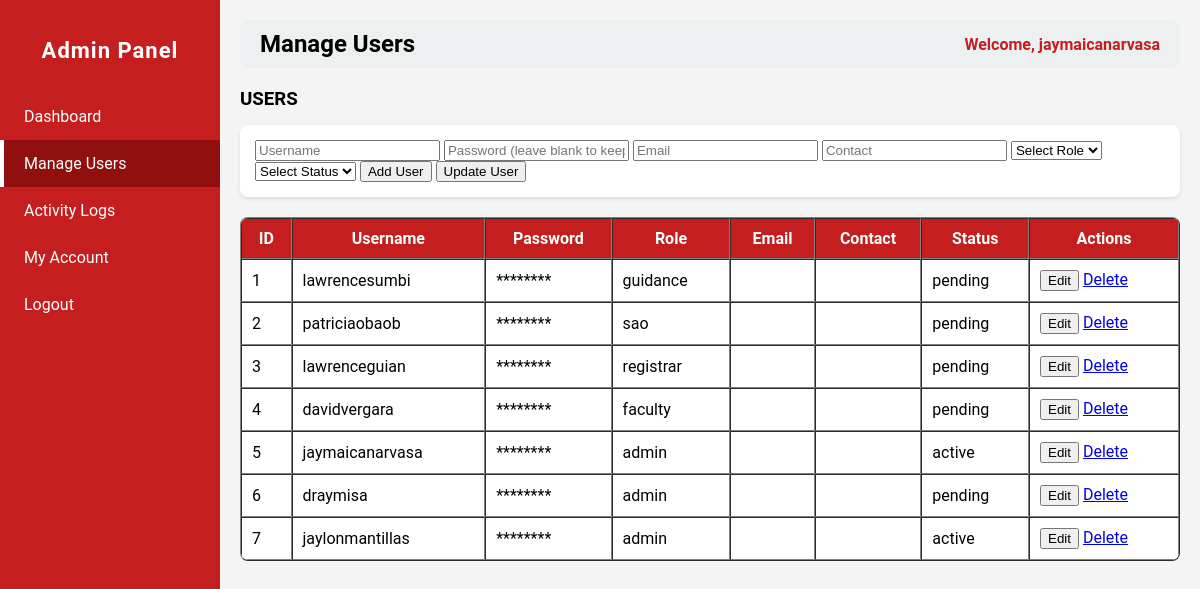
Page /admin.php?page=manage_users (signed in) on the committed database.
### tables this page shows
CREATE TABLE `users` (
  `id` int(11) NOT NULL,
  `username` varchar(50) NOT NULL,
  `password` varchar(255) NOT NULL,
  `role` varchar(50) NOT NULL,
  `email` varchar(255) NOT NULL,
  `contact` varchar(50) NOT NULL,
  `status` varchar(50) NOT NULL,
  `img` varchar(255) NOT NULL
);

### admin_pages/manage_users.php (the view, shortened to what this page needs)
<?php
$host = "localhost";
$dbname = "studisciplink";
$user = "root";
$pass = "";
try {
    $pdo = new PDO("mysql:host=$host;dbname=$dbname", $user, $pass);
    $pdo->setAttribute(PDO::ATTR_ERRMODE, PDO::ERRMODE_EXCEPTION);
    $stmt = $pdo->query("SELECT * FROM users ORDER BY id ASC");
    $users = $stmt->fetchAll(PDO::FETCH_ASSOC);
} catch(PDOException $e) {
    echo "<p style='color:red;'>Database error: ".$e->getMessage()."</p>";
}
?>
<h3 style="margin-bottom:15px;">USERS</h3>
<form method="POST" style="margin-bottom:20px; background:#fff; padding:15px; border-radius:8px; box-shadow:0 2px 4px rgba(0,0,0,0.1);">
    <input type="text" name="username" id="username" placeholder="Username" required>
    <input type="password" name="password" id="password" placeholder="Password (leave blank to keep)">
    <input type="text" name="email" id="email" placeholder="Email">
    <input type="text" name="contact" id="contact" placeholder="Contact">
    <select name="role" id="role" required>
        <option value="">Select Role</option>
    </select>
    <select name="status" id="status" required>
        <option value="">Select Status</option>
    </select>
    <button type="submit" name="add_user">Add User</button>
    <button type="submit" name="update_user">Update User</button>
</form>
<table border="1" cellpadding="10" cellspacing="0" style="width:100%; background:#fff; border-radius:8px; overflow:hidden;">
    <thead style="background:#c41e1e; color:white;">
        <tr>
            <th>ID</th>
            <th>Username</th>
            <th>Password</th>
            <th>Role</th>
            <th>Email</th>
            <th>Contact</th>
            <th>Status</th>
            <th>Actions</th>
        </tr>
    </thead>
    <tbody>
        <?php foreach($users as $user): ?>
        <tr>
            <td><?php echo $user['id']; ?></td>
            <td><?php echo $user['username']; ?></td>
            <td>********</td>
            <td><?php echo $user['role']; ?></td>
            <td><?php echo $user['email']; ?></td>
            <td><?php echo $user['contact']; ?></td>
            <td><?php echo $user['status']; ?></td>
            <td>
                <button onclick="editUser(<?php echo htmlspecialchars(json_encode($user)); ?>)">Edit</button>
                <a href="?page=manage_users&delete=<?php echo $user['id']; ?>" onclick="return confirm('Are you sure?')">Delete</a>
            </td>
        </tr>
        <?php endforeach; ?>
    </tbody>
</table>

### admin.php (shortened to what this page needs)
<?php
$page = isset($_GET['page']) ? $_GET['page'] : 'dashboard';
?>
<!DOCTYPE html>
<html>
<head>
</head>
<body>
<div class="sidebar">
    <h2>Admin Panel</h2>
    <a href="?page=dashboard" class="<?php echo $page=='dashboard' ? 'active' : ''; ?>">Dashboard</a>
    <a href="?page=manage_users" class="<?php echo $page=='manage_users' ? 'active' : ''; ?>">Manage Users</a>
    <a href="?page=activity_logs" class="<?php echo $page=='activity_logs' ? 'active' : ''; ?>">Activity Logs</a>
    <a href="?page=my_account" class="<?php echo $page=='my_account' ? 'active' : ''; ?>">My Account</a>
    <a href="logout.php">Logout</a>
</div>
<div class="main-content">
    <div class="header">
        <h2><?php echo str_replace('_',' ', $page); ?></h2>
        <span>Welcome, <?php echo $_SESSION['username']; ?></span>
    </div>
    <div class="content">
        <?php
        $file = "admin_pages/{$page}.php";
        if(file_exists($file)){
            include $file;
        } else {
            echo "<p>Page not found.</p>";
        }
        ?>
    </div>
</div>
</body>
</html>

### admin.php (style rules this page uses)
body { margin: 0; font-family: 'Roboto', sans-serif; background: #f4f4f4; }
.sidebar { position: fixed; top: 0; left: 0; width: 220px; height: 100%; background-color: #c41e1e; color: white; display: flex; flex-direction: column; padding-top: 20px; }
.sidebar h2 { text-align: center; margin-bottom: 30px; font-size: 22px; letter-spacing: 1px; }
.sidebar a { padding: 14px 20px; text-decoration: none; color: white; display: block; transition: 0.3s; border-left: 4px solid transparent; }
.sidebar a.active { background-color: #900f0f; border-left: 4px solid #fff; }
.main-content { margin-left: 220px; padding: 20px; }
.header { display: flex; justify-content: space-between; align-items: center; background: #ecf0f1; padding: 10px 20px; border-radius: 8px; margin-bottom: 20px; }
.header h2 { margin: 0; text-transform: capitalize; }
.header span { font-weight: bold; color: #c41e1e; }

### rows in the picture
users: id "1", username "lawrencesumbi", role "guidance", status "pending"
users: id "2", username "patriciaobaob", role "sao", status "pending"
users: id "3", username "lawrenceguian", role "registrar", status "pending"
users: id "4", username "davidvergara", role "faculty", status "pending"
users: id "5", username "jaymaicanarvasa", role "admin", status "active"
users: id "6", username "draymisa", role "admin", status "pending"
users: id "7", username "jaylonmantillas", role "admin", status "active"

### other values in the picture
str_replace('_',' ', $page) "Manage Users"
$_SESSION['username'] "jaymaicanarvasa"
